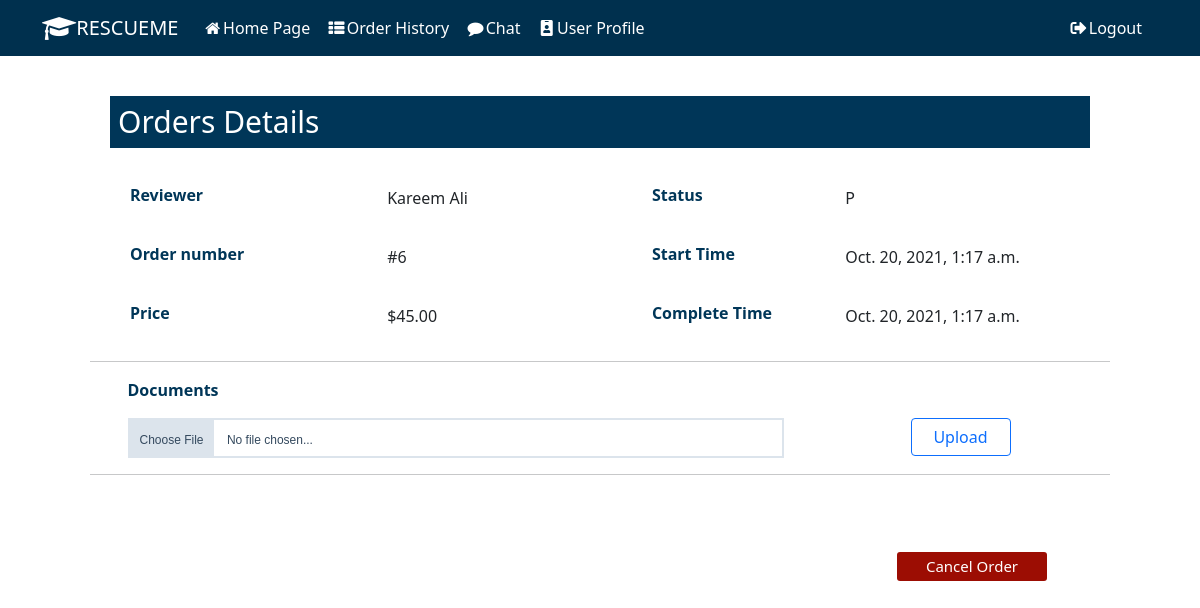
Page /order_detail/?order_id=6 on the earlier database version.
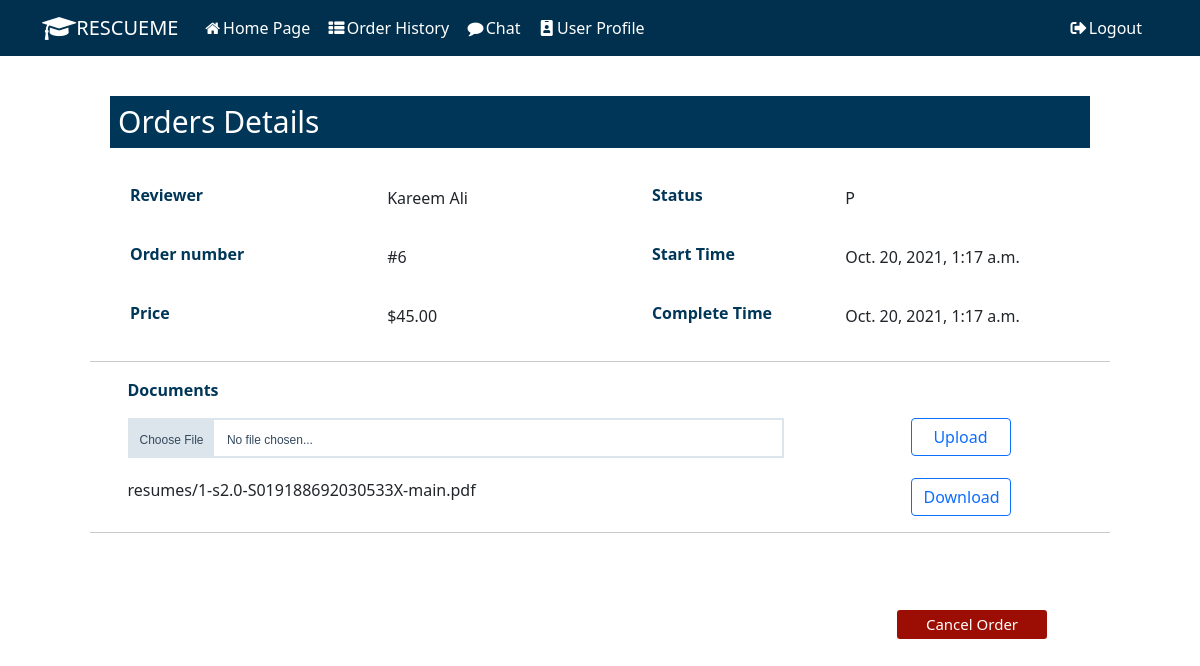
Same page on the later database version.
### resume_review/models.py (models this page shows, shortened)
class Order(models.Model):
    PENDING = 'Pending'
    ACCEPT = 'Accepted'
    REJECT = 'Rejected'
    COMPLETE = 'Completed'
    Order_State = [
        (PENDING, 'Pending'),
        (ACCEPT, 'Accepted'),
        (REJECT, 'Rejected'),
        (COMPLETE, 'Completed'),
    ]
    account = models.ForeignKey(Account, on_delete=models.PROTECT)
    reviewer = models.ForeignKey(Reviewer, on_delete=models.PROTECT)
    create_at = models.DateTimeField(null=False, default=timezone.now)
    finished_at = models.DateTimeField(null=True)
    state = models.CharField(
        max_length=100, choices=Order_State, default=PENDING)
    resume = models.FileField(upload_to ='resumes', null=True)

class Reviewer(models.Model):
    account = models.ForeignKey(Account, on_delete=models.CASCADE)
    price = models.DecimalField(max_digits=6, decimal_places=2, default=0)
    specialized_field = models.CharField(max_length=255)
    self_intro = models.TextField()
    delivery_time = models.DateTimeField(null=False, default=timezone.now)

class Account(models.Model):
    FRESHMEN = 'Freshmen'
    SOPHOMORE = 'Sophomore'
    JUNIOR = 'Junior'
    SENIOR = 'Senior'
    GRADUATE = 'Graduate'
    ACADEMIC_STANDING = [
        (FRESHMEN, 'Freshmen'),
        (SOPHOMORE, 'Sophomore'),
        (JUNIOR, 'Junior'),
        (SENIOR, 'Senior'),
        (GRADUATE, 'Graduate'),
    ]
    MAJOR = source_api.get_major_list()
    user = models.ForeignKey(User, on_delete=models.CASCADE)
    first_name = models.CharField(max_length=255)
    last_name = models.CharField(max_length=255)
    major = models.CharField(max_length=255, choices=MAJOR)
    academic = models.CharField(
        max_length=255, choices=ACADEMIC_STANDING)
    phone = models.CharField(max_length=12)
    create_at = models.DateField(auto_now=True)
    avatar = models.ImageField(
        upload_to='profile_pic', null=True, default='user.png')

### resume_review/views.py (the view, shortened to what this page needs)
# urls.py: path('order_detail/', views.OrderDetailView.as_view(), name='order_detail'),
class OrderDetailView(FormView):
    template_name = "order_detail.html"
    form_class = OrderDetailForm
    def get_context_data(self, **kwargs):
        context = super().get_context_data(**kwargs)
        order_id = self.request.GET.get('order_id')
        if not order_id:
            return context
        order = user_api.get_order(order_id)
        context['order'] = order
        return context
    def get(self, request, *args, **kwargs):
        context = self.get_context_data(**kwargs)
        return self.render_to_response(context)

### resume_review/user_api.py (called while the page is built)
def get_order(order_id):
    try:
        orders = Order.objects.filter(id=order_id)
        if len(orders) == 0:
            logger.error('cannot find order for %s' % order_id)
            return None
        return orders[0]
    except:
        logger.error('get_order failed')
    return None

### resume_review/templates/order_detail.html (shortened to what this page needs)
{% extends "base.html" %}
{% load static %}
{% block content %}
<link rel="stylesheet" href="{% static 'css/orderpage.css' %}" />
<link rel="stylesheet" href="{% static 'css/rating.css' %}" />
<form class="order-detail-form" id="order-detail-form" method="post" action="" enctype="multipart/form-data" novalidate>
<section class='order-section'>
    <div class='order-title'> <h2>Orders Details</h2></div>
    <section class='order-table row'>
        <div class="col-sm-6 order-col-element" >
            <table>
                <tr>
                    <th>Reviewer</th>
                    <td>{{ order.reviewer.account.first_name }} {{ order.reviewer.account.last_name }}</td>
                </tr>
                <tr>
                    <th>Order number</th>
                    <td>#{{ order.id }}</td>
                </tr>
                <tr>
                    <th>Price</th>
                    <td>${{ order.reviewer.price }}</td>
                </tr>
            </table>
        </div>
        <div class="col-sm-6 order-col-element" >
            <table>
                <tr>
                    <th>Status</th>
                    <td id="complete-info">{{order.state}}</td>
                </tr>
                <tr>
                    <th>Start Time</th>
                    <td>{{order.create_at}}</td>
                </tr>
                <tr>
                    <th>Complete Time</th>
                    <td>{{order.finished_at}}</td>
                </tr>
            </table>
        </div>
    </section>
    <hr>
    <section class='upload-field container-fluid'>
        <div><p> Documents </p></div>
        <div class="row" style="margin-right:50px">
            <div class="file-upload col-9">
                <div class="file-select">
                    <div class="file-select-button" id="fileName">Choose File</div>
                    <div class="file-select-name" id="noFile">No file chosen...</div>
                </div>
            </div>
            <div class="col-3">
                <div style="display: flex; justify-content: flex-end">
                    <button type="submit" class="btn btn-outline-primary" id="submit" style="width:100px">Upload</button>
                </div>
            </div>
        </div>
        {% if order.resume %}
        <div class="row" style="margin-right:50px;margin-top:20px">
            <div class="col-9">
                {{ order.resume }}
            </div>
            <div class="col-3">
                <div style="display: flex; justify-content: flex-end">
                    <button type="submit" class="btn btn-outline-primary" id="download" style="width:100px">Download</button>
                </div>
            </div>
        </div>
        {% endif %}
    </section>
    <hr>
    <section class='cancel-field container-fluid'>
        <button type="submit" class='upload-btn' id="cancel-btn">Cancel Order</button>
    </section>
</section>
</form>
{% endblock %}

Differences in the rows shown:
changed Order "Kareem": resume (not shown) → "resumes/1-s2.0-S019188692030533X-main.pdf"
Other differences:
text now shown: "Download"
